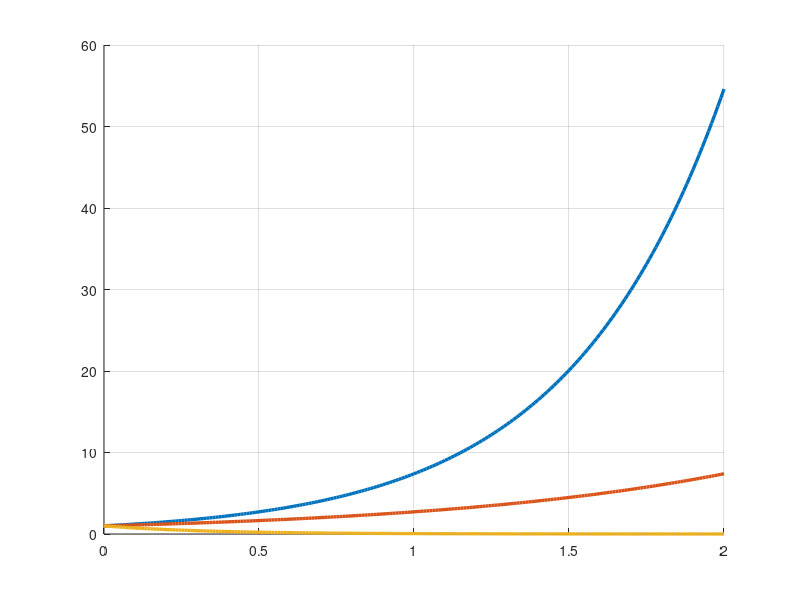

MATLAB code for this plot: (Note: this script raises an error after producing the figure.)
%% 13주차 — 상태궤환 극배치: 극점을 원하는 자리에 정확히
% **제어시스템설계** · 충남대학교 자율운항시스템공학과
%
%
% **참고자료 — 먼저 볼 것**
%
% 아래 다섯 과목은 **이 강의의 담당교수가 직접 한 강의**입니다.
% 기초부터 대학원 과정까지 이어지므로 부족한 곳부터 보면 됩니다.
% 이 강의에서 쓰는 기호와 유도는 모두 그 안에서 자세히 다룹니다.
%
% | # | 과목 | 수준 | 언어 | 영상 | 강의자료·코드 |
% |---|---|---|---|---|---|
% | 1 | **제어공학** — 기초. 전달함수, 피드백, 안정도, 근궤적, PID | 학부 | KO | [재생목록](https://youtube.com/playlist?list=PLFaUxNRM4BvJMpF9HZS-Mp8tDv9dTdglk) | [드라이브](https://drive.google.com/drive/folders/1TNIPDNtS_Iy8li-olka5WJslSXDYf0aT) |
% | 2 | **제어시스템설계** — 해석이 아니라 설계. 사양, 루프 성형, 이산 구현 | 학부 | KO | [재생목록](https://youtube.com/playlist?list=PLFaUxNRM4BvIGroZ5rgn7x08F7C79d9WZ) | [드라이브](https://drive.google.com/drive/folders/11m5Xxl_PHJvxgHghLSP-jhCpmRpbvoXh) |
% | 3 | **제어공학특론** — 좌표계, 6자유도 운동방정식, 회전행렬과 오일러각, 선형화 | 대학원 | EN | [재생목록](https://youtube.com/playlist?list=PLFaUxNRM4BvJmvF2ljx4KM5dj1P5jEcw0) | [드라이브](https://drive.google.com/drive/folders/1GUxbbONl916lNd0ggnFnXrNwNkd13-2-) |
% | 4 | **센서신호처리 및 융합** — 센서 모델, 잡음, 추정, 다중센서 융합 | 대학원 | EN | [재생목록](https://youtube.com/playlist?list=PLFaUxNRM4BvK-aP2Gdoyp5-AWvMn7Fo8E) | [드라이브](https://drive.google.com/drive/folders/1MEVJP7TzMcm8w6TZwUjhWJtL34WeNY3u) |
% | 5 | **캡스톤디자인** — 이동체 프로젝트를 처음부터 끝까지 | 학부 | KO | [재생목록](https://youtube.com/playlist?list=PLFaUxNRM4BvLu7L0pDoLzDXTv8mm6rCmj) | [드라이브](https://drive.google.com/drive/folders/1haIQejlJfrdhtOuof-MpffR9ydVscXZS) |
%
% **MATLAB 이나 Simulink 가 아직 익숙하지 않다면** 실습에 들어가기 전에 아래를 먼저 하십시오.
% 무료이고 각각 몇 시간이면 끝납니다.
%
% | 도구 | 학습 자료 |
% |---|---|
% | MATLAB | [MATLAB Onramp](https://matlabacademy.mathworks.com/kr/details/matlab-onramp/gettingstarted) · [Core MATLAB Skills](https://matlabacademy.mathworks.com/details/core-matlab-skills/lpmlcms) |
% | Simulink | [Simulink Onramp](https://matlabacademy.mathworks.com/kr/details/simulink-onramp/simulink) · 담당교수 Simulink 강의 [1편](https://youtu.be/a-afHg_fSaU) · [2편](https://youtu.be/070Yn0Hw5a0) |
%
%
% 6~7주차에서 우리는 **정해진 길** 위에서만 극점을 움직일 수 있었습니다.
% 근궤적이 사양 영역을 비껴가면 방법이 없었고, 그래서 7주차에서
% 극이나 영을 추가해 **길 자체를 바꿨습니다.**
%
% 오늘은 더 나갑니다. **길이라는 것 자체가 없어집니다.**
% 상태를 전부 되먹이면 극점 $n$ 개를 각각 원하는 자리에 정확히 놓을 수 있습니다.
%
% 그리고 학기의 하이라이트 — **거꾸로 선 진자를 실제로 세웁니다.**
if isempty(which('plant_msd'))   % 경로가 아직 등록 안 되었으면 알아서 잡는다
    p_ = pwd;
    if ~isempty(mfilename('fullpath')), p_ = fileparts(mfilename('fullpath')); end
    for k_ = 1:4
        if isfile(fullfile(p_,'setup_path.m')), run(fullfile(p_,'setup_path.m')); break; end
        p_ = fileparts(p_);
    end
    clear p_ k_
end
clc; close all;
s = tf('s');
%% 0-0. 오늘 돌려 볼 파일
% 강의노트를 읽다가 **직접 값을 바꿔 보고 싶을 때** 여는 파일들입니다.
% 모두 `W13_PolePlacement` 폴더 안에 있습니다.
%
% | 파일 | 실행 결과 | 학습 목표 | 강의노트 |
% |---|---|---|---|
% | `W13_01_pole_placement.m` | 계수비교법 손계산과 `place` 결과 대조, `place` 대 `acker`, 극 위치별 제어입력 표 | 극배치가 **왜 되는가**와 **대가** | 1~5절 |
% | `W13_02_reference_tracking.m` | $K_r$ 보정, 모델이 틀렸을 때, 적분 상태를 더한 서보 | 극배치만으로는 **어디에 멈출지 못 정한다** | 6~8절 |
% | `W13_03_pendulum_balance.m` | 거꾸로 선 진자를 세우고, 비선형으로 검증하고, 토크 한계를 걸어 본다 | **학기의 하이라이트** | 9~11절 |
% | `W13_04_run_simulink.m` | Simulink 로 같은 설계를 돌리고 포화를 켜 본다 | 실물에 가까운 검증 | 12절 |
% | `W13_PolePlacement.slx` | 상태궤환 $+$ `Saturation` 이 들어간 모델 | 행벡터 $K$ 를 블록으로 그리는 법 | 12절 |
% | `W13_build_model.m` | 위 `.slx` 를 코드로 다시 만든다 | 모델이 깨졌을 때 되살리는 법 | — |
%
% 오늘 처음 쓰는 도우미 함수도 하나 있습니다.
%
% | 함수 | 기능 |
% |---|---|
% | `fsfb_design(sys, p_des)` | 가제어성 확인 $\to$ $K$ $\to$ $K_r$ $\to$ **제어입력 크기**까지 한 번에 |
%
% 실행하는 법 — 파일을 열고 절 안에서 `Ctrl+Enter` 를 누르면 그 절만 돕니다.
% 전체는 `F5` 입니다. 처음 한 번은 `setup_path` 를 먼저 실행하십시오.
%
% 이 강의노트의 **그림은 전부** `make_figures.m` 이 만들어 `common/figures/` 에
% 넣어 둔 것입니다. 그림마다 어느 함수가 만들었는지 아래에 적어 두었습니다.
%% 0. 오늘 한 장 요약
% 오늘 배우는 것을 한 문장으로 적으면 이렇습니다.
%
% **상태를 전부 되먹이면 $A$ 가 $A - BK$ 로 바뀌고, 가제어이기만 하면
% 그 고유값을 원하는 자리에 정확히 놓을 수 있다.**
%
% 오늘의 계단
%
% - **1~3절** 상태궤환이란 무엇인가. $K$ 를 어떻게 구하는가
% - **4~5절** 근궤적과 무엇이 다른가. 그리고 대가는 무엇인가
% - **6~8절** 극배치만으로는 부족하다 — $K_r$ 과 적분 상태
% - **9~11절** 거꾸로 선 진자를 세운다. **학기의 하이라이트**
% - **12절** 포화가 있으면 어떻게 되는가
%
% 오늘 딱 하나만 기억한다면 이것입니다.
%
% - **극을 왼쪽으로 보내는 것은 공짜가 아니다.** 제어입력이 폭증한다
%% 0-1. 가장 작은 예부터 — 극점 하나 옮기기
% 이해를 돕기 위해 상태가 **하나뿐인** 시스템부터 봅니다.
%
% $$\dot{x} = 2x + u$$
%
% $a = +2$ 라 그대로 두면 발산합니다. 여기에 $u = -kx$ 를 넣으면
%
% $$\dot{x} = 2x - kx = (2-k)\,x$$
%
% $k = 5$ 로 두면 $\dot{x} = -3x$ 가 되어 **안정해집니다.**
%
% 이것이 오늘의 전부입니다. 상태가 여러 개면 $k$ 가 행벡터 $K$ 가 되고
% $2-k$ 가 $A - BK$ 가 될 뿐입니다.
t0 = (0:0.01:2)';
hold on; grid on;
for k = [0 1 5]
    plot(t0, exp((2-k)*t0), 'LineWidth', 2.4, ...
         'DisplayName', sprintf('k = %d  ->  기울기 %+d', k, 2-k));
end
yline(1, 'k:', 'HandleVisibility','off');
xlabel('시간 [s]'); ylabel('x(t)'); ylim([0 6]);
legend('Location','northwest');
title('되먹임 이득 하나로 고유값의 부호를 뒤집는다');
%% 1. 상태궤환 — 출력이 아니라 상태를 되먹인다
% 지금까지 열두 주 동안 되먹인 것은 **출력 $y$ 하나**였습니다.
%
% $$u = C(s)\,(r - y)$$
%
% 상태궤환은 **상태 전부**를 되먹입니다.
%
% $$u = -Kx + K_r r, \qquad K = [k_1\;\;k_2\;\;\cdots\;\;k_n]$$
%
% 이것을 상태방정식에 넣으면
%
% $$\dot{x} = Ax + B(-Kx + K_r r) = (A - BK)\,x + BK_r\,r$$
%
% 즉 **$A$ 가 $A - BK$ 로 바뀝니다.**
% 우리가 $K$ 를 고르면 그 고유값을 정할 수 있다는 뜻입니다.
%
% ![상태궤환 : u = -Kx + Kr r](loop_statefb.png)
%
% **그림 파일** `loop_statefb.png` — `common/dg_loop.m` 의 `dg_loop`
%   · 다시 만들려면 `make_figures('loop_statefb')`
%
% **만드는 곳** — `common/dg_loop.m` 을 `dg_loop('statefeedback', ...)` 로 부릅니다
% **직접 확인해 보려면** — `W13_04_run_simulink.m` 이 `W13_PolePlacement.slx` 에서
% 이 그림 그대로의 블록 배치를 돌립니다
%
% 그림 해석
%
% | 관찰 위치 | 관찰 내용 | 해석 |
% |---|---|---|
% | 되먹임 선이 **플랜트 안쪽**에서 나오는 것 | $y$ 가 아니라 $x$ 를 가져온다 | **오늘의 핵심 차이** |
% | 되먹임 상자 $K$ | 스칼라가 아니라 **행벡터** | 상태마다 계수가 따로 있다 |
% | 그 선이 여러 가닥인 것 | 상태 개수만큼 | 그래서 자유도가 $n$ 개다 |
% | 앞단의 $K_r$ | 지령을 곱해 주는 상수 | 6절에서 다룬다. **없으면 엉뚱한 데 멈춘다** |
% | 합산점의 부호 | $-Kx$ 를 더한다 | 빼는 것과 같다 |
% | 출력 $y$ 로 가는 선 | $C$ 를 거친다 | 오늘은 **$x$ 를 전부 안다고 가정**한다 |
%
% 마지막 줄이 오늘 내내 깔려 있는 가정입니다.
% **이 가정을 깨는 것이 14주차입니다.**
%% 2. $K$ 를 손으로 구하기 — 계수비교법
% 절차는 세 줄입니다.
%
% - **1단계** 원하는 극점으로 원하는 특성다항식을 만든다
%
% $$(s+8)(s+10)(s+12) = s^3 + 30 s^2 + 296 s + 960$$
%
% - **2단계** $A - BK$ 의 특성다항식을 $K$ 의 원소로 적는다
% - **3단계** 두 다항식의 **계수를 하나씩 맞춘다**
%
% 미지수 개수($K$ 의 원소 $n$ 개)와 방정식 개수(계수 $n$ 개)가 같으므로
% **답이 정확히 하나** 나옵니다. 이것이 극배치가 되는 이유입니다.
%
% 그리고 12주차의 조건이 여기서 나옵니다 — **가제어여야 합니다.**
% 가제어가 아니면 위 연립방정식이 풀리지 않습니다.
[Gp, p] = plant_dcmotor('position');
sys = ss(p.A, p.B, p.C, p.D);
p_des = [-8 -10 -12];
K = place(p.A, p.B, p_des);
fprintf('개루프 고유값 : %s\n', mat2str(round(eig(p.A).', 4)));
fprintf('원하는 특성다항식 계수 : %s\n', mat2str(round(poly(p_des), 4)));
fprintf('place 로 구한 K = %s\n', mat2str(round(K, 4)));
fprintf('검증 eig(A-BK) = %s\n', mat2str(round(sort(eig(p.A-p.B*K)).', 4)));
%% 2-1. 계수비교를 **직접** 해 본다 — 가장 작은 예
% 위에서는 절차만 말하고 `place` 에 맡겼습니다.
% 그러면 무슨 일이 일어나는지 안 보이므로, 상태가 둘뿐인 예로 손으로 풉니다.
%
% $$A = \left[\begin{array}{cc} 0 & 1 \\ -2 & -3 \end{array}\right], \qquad
%   B = \left[\begin{array}{c} 0 \\ 1 \end{array}\right], \qquad
%   K = \left[\begin{array}{cc} k_1 & k_2 \end{array}\right]$$
%
% **1단계** — 원하는 극점을 $-4$, $-5$ 로 두면
%
% $$(s+4)(s+5) = s^2 + 9s + 20$$
%
% **2단계** — $A - BK$ 를 만들고 특성다항식을 $k_1, k_2$ 로 적습니다.
%
% $$A - BK = \left[\begin{array}{cc} 0 & 1 \\
%   -2-k_1 & -3-k_2 \end{array}\right]$$
%
% $2\times2$ 행렬의 특성다항식은 $s^2 - (\text{대각합})s + (\text{행렬식})$ 이므로
%
% $$s^2 + (3+k_2)\,s + (2+k_1)$$
%
% **3단계** — 두 다항식의 계수를 하나씩 맞춥니다.
%
% | 차수 | 원하는 계수 | $K$ 로 적은 계수 | 풀면 |
% |---|---|---|---|
% | $s^1$ | $9$ | $3 + k_2$ | $k_2 = 6$ |
% | $s^0$ | $20$ | $2 + k_1$ | $k_1 = 18$ |
%
% 따라서 $K = \left[\begin{array}{cc} 18 & 6 \end{array}\right]$ 입니다.
% **미지수 두 개, 방정식 두 개.** 그래서 답이 딱 하나 나옵니다.
%
% 지금 한 일을 한 장으로 묶으면 이렇습니다.
%
% ![계수비교법 — 원하는 극점에서 K 까지](w13_coeff_match.png)
%
% **그림 파일** `w13_coeff_match.png` — `make_figures.m` 의 `fig_w13_coeff_match`
%   · 다시 만들려면 `make_figures('w13_coeff_match')`
%
% **만드는 곳** — `make_figures.m` 의 `fig_w13_coeff_match`
% **직접 확인해 보려면** — `W13_01_pole_placement.m` 의 **2절**이
% 같은 예제를 손계산과 `place` 로 나란히 풉니다
%
% 그림 해석
%
% | 관찰 위치 | 관찰 내용 | 해석 |
% |---|---|---|
% | ① 파란 칸 | 원하는 극점 $-4$, $-5$ | **우리가 정하는 것.** 사양에서 온다 |
% | ② 파란 칸 | 그 극점을 근으로 갖는 다항식 | 극점을 계수로 바꾼 것 |
% | ③ 회색 칸 | $A - BK$ 의 특성다항식 | **시스템이 주는 것.** $K$ 가 미지수로 들어 있다 |
% | ④ 빨간 글씨 | 같은 차수끼리 등식을 세운 것 | 미지수 2 개, 방정식 2 개 |
% | ⑤ 초록 칸 | 연립방정식의 해 | 얻는 상태궤환 이득 |
% | ② 와 ③ 의 차수가 같은 것 | 둘 다 $n$ 차 | 그래서 방정식 개수가 미지수 개수와 같다 |
%
% ③ 에 $k_1$ 이나 $k_2$ 가 **아예 나타나지 않는 경우**가 있습니다.
% 그러면 ④ 를 풀 수 없습니다. 그것이 **가제어가 아닌 경우**입니다.
% 12주차의 판정이 여기서 쓰입니다.
A2 = [0 1; -2 -3];  B2 = [0; 1];
K2_hand  = [18 6];
K2_place = place(A2, B2, [-4 -5]);
fprintf('\n=== 계수비교법 손계산 확인 ===\n');
fprintf('  손으로 푼 K   : %s\n', mat2str(K2_hand));
fprintf('  place 가 준 K : %s\n', mat2str(round(K2_place, 4)));
fprintf('  A-BK 특성다항식 : %s   (원하는 것 : %s)\n', ...
        mat2str(round(poly(A2 - B2*K2_hand), 4)), mat2str(poly([-4 -5])));
fprintf('  eig(A-BK) = %s\n', mat2str(round(sort(eig(A2 - B2*K2_hand)).', 4)));
%% 2-2. 3차에서는 기호 계산으로 맡긴다
% 상태가 셋이 되면 손으로 전개하기가 번거롭습니다.
% 그래도 **원리는 똑같다**는 것을 확인하기 위해 기호로 풀어 봅니다.
%
% Symbolic Math Toolbox 의 `charpoly` 가 특성다항식을 $k_1,k_2,k_3$ 이
% 들어간 채로 만들어 주고, `solve` 가 계수를 맞춰 줍니다.
%
% 새로 나오는 명령 두 개
%
% - `charpoly(M, s)` — 행렬 `M` 의 특성다항식을 변수 `s` 로 돌려준다
% - `coeffs(expr, s, 'All')` — 다항식의 계수를 **높은 차수부터 전부** 뽑는다
%
% 우리 DC 모터의 $A - BK$ 특성다항식은 이렇게 나옵니다.
%
% $$s^3 + (2k_3 + 12)\,s^2 + \left(2k_2 + 20k_3 + \frac{1001}{50}\right)s + 2k_1$$
%
% 원하는 다항식 $s^3 + 30s^2 + 296s + 960$ 과 계수를 맞추면
% 미지수 세 개에 방정식 세 개이므로 답이 하나로 정해집니다.
%  [주의] 이 절만 Symbolic Math Toolbox 가 필요합니다.
%         없는 PC 에서도 강의노트가 끝까지 돌도록 확인하고 건너뜁니다.
hasSym = license('test','Symbolic_Toolbox') && ~isempty(which('syms'));

if hasSym
    syms k1 k2 k3 sv real
    Ksym = [k1 k2 k3];
    cpoly = expand(charpoly(sym(p.A) - sym(p.B)*Ksym, sv));
    wpoly = expand(poly2sym(poly(p_des), sv));
    sol   = solve(coeffs(cpoly - wpoly, sv, 'All') == 0, [k1 k2 k3]);
    K_hand3 = double([sol.k1 sol.k2 sol.k3]);

    fprintf('\n=== 3차도 같은 방법으로 ===\n');
    fprintf('  계수비교로 푼 K : %s\n', mat2str(round(K_hand3, 4)));
    fprintf('  place 가 준 K   : %s\n', mat2str(round(K, 4)));
    fprintf('  두 결과의 차이   : %.2e\n', max(abs(K_hand3 - K)));
else
    fprintf('\n=== 3차도 같은 방법으로 ===\n');
    fprintf('  Symbolic Math Toolbox 가 없어 기호 계산은 건너뜁니다.\n');
    fprintf('  계수만 대조해도 같은 확인이 됩니다.\n');
    fprintf('  원하는 특성다항식 : %s\n', mat2str(round(poly(p_des), 4)));
    fprintf('  A-BK 의 특성다항식 : %s\n', mat2str(round(poly(p.A - p.B*K), 4)));
end
fprintf('  --> `place` 는 이 연립방정식을 수치적으로 푸는 명령일 뿐입니다.\n');
%% 3. `place` 와 `acker` — 오늘의 새 명령 둘
% 둘 다 같은 일을 합니다. 그런데 쓰는 자리가 다릅니다.
%
% | 항목 | place(A,B,p) | acker(A,B,p) |
% |---|---|---|
% | 원리 | 수치적으로 안정한 알고리즘 | Ackermann 공식을 그대로 |
% | 입력 개수 | **여러 개 가능** | 하나만 |
% | 중근 | **불가.** 오류가 난다 | 가능 |
% | 차수 | 높아도 믿을 만하다 | $10$ 차 이상은 위험 |
% | 언제 쓰나 | **기본** | 중근이 꼭 필요할 때 |
%
% 주의 세 가지
%
% - 둘 다 **개루프** $A, B$ 를 받습니다. 폐루프를 넣으면 안 됩니다
% - 돌려주는 것은 $K$ 이고, 실제 제어입력은 $u = -Kx$ 입니다. **부호에 주의**
% - `place` 가 오류를 내면 두 가지 중 하나입니다 —
%   **중근을 줬거나, 가제어가 아니거나**
%
% 예제 — 중근을 주면 어떻게 되는지 확인해 봅니다.
try
    K2 = place(p.A, p.B, [-10 -10 -10]);
catch ME
    fprintf('place([-10 -10 -10]) : 오류!\n  %s\n\n', ME.message);
end
K2 = acker(p.A, p.B, [-10 -10 -10]);
fprintf('acker([-10 -10 -10]) : K = %s\n', mat2str(round(K2, 3)));
fprintf('  검증 eig = %s\n', mat2str(round(sort(eig(p.A-p.B*K2)).', 3)));
%% 4. 근궤적과 무엇이 다른가 — 오늘의 핵심
% 6~7주차에서는 이득 $K$ **하나**를 바꿨습니다. 자유도가 하나뿐이라
% 극점이 **정해진 길** 위를 움직였습니다.
%
% 상태궤환은 $K$ 가 **벡터**입니다. 자유도가 상태 개수만큼 있습니다.
% 그래서 극점 $n$ 개를 각각 원하는 자리에 놓을 수 있습니다.
%
% ![원점의 적분기까지 원하는 자리로 끌어온다](w13_place_map.png)
%
% **그림 파일** `w13_place_map.png` — `make_figures.m` 의 `fig_place_map`
%   · 다시 만들려면 `make_figures('w13_place_map')`
%
% **만드는 곳** — `make_figures.m` 의 `fig_place_map`
% **직접 바꿔 보려면** — `W13_01_pole_placement.m` 의 **4절**이 근궤적을
% 배경으로 깔고 극배치 결과를 겹쳐 그립니다
%
% 그림 해석
%
% | 관찰 위치 | 관찰 내용 | 해석 |
% |---|---|---|
% | 왼쪽 파란 $\times$ 세 개 | 개루프 극점 $0$, $-2.00$, $-10.00$ | 원점의 것이 **적분기**다 (5주차 타입 1) |
% | 왼쪽 빨간 $\circ$ 세 개 | 극배치 후 $-8$, $-10$, $-12$ | 우리가 정한 자리 |
% | 원점의 $\times$ 가 $-8$ 로 옮겨진 것 | **적분기까지 옮겼다** | 비례제어로는 절대 못 하는 일 |
% | 세 $\circ$ 가 실축 위에 나란한 것 | 우리가 실수 극점으로 골랐다 | 복소수로 골라도 된다 |
% | 오른쪽 곡선 | 그때의 계단응답 | |
% | 오른쪽 제목 | 오버슈트 $0.0\%$, 정착시간 $0.78$ s | 실수 극점만 골랐으니 오버슈트가 없다 |
% | 오른쪽 곡선이 $1$ 에 도달하는 것 | $K_r$ 을 곱했기 때문 | 안 곱하면 6절처럼 엉뚱한 데 멈춘다 |
%
% **원점 극점을 옮겼다**는 것이 이 그림의 핵심입니다.
% 비례제어에서는 원점 극점이 그 자리에서 출발해 오른쪽으로 휘어 갈 뿐이었습니다.
%% 5. 대가 — 극을 왼쪽으로 보낼수록
% 수학적으로는 **어디든** 놓을 수 있습니다. 가제어이기만 하면요.
% 그런데 물리적으로는 대가가 있습니다.
%
% ![빨라진 만큼 전압을 더 쓴다](w13_effort.png)
%
% **그림 파일** `w13_effort.png` — `make_figures.m` 의 `fig_effort`
%   · 다시 만들려면 `make_figures('w13_effort')`
%
% **만드는 곳** — `make_figures.m` 의 `fig_effort`
% **직접 바꿔 보려면** — `W13_01_pole_placement.m` 의 **5절**에서
% `a_list` 를 바꿔 실행
%
% 그림 해석 — **왼쪽 두 곡선의 세로축 눈금을 반드시 함께 보십시오**
%
% | 관찰 위치 | 관찰 내용 | 해석 |
% |---|---|---|
% | 왼쪽 파란 곡선 | 정착시간. $1.4$ s 에서 $0.3$ s 로 | 왼쪽으로 보낼수록 빨라진다 |
% | 왼쪽 파란 곡선의 세로축 | 선형 눈금, $0.2 \sim 1.6$ | 약 $5$ 배 범위 |
% | 왼쪽 빨간 곡선 | 최대 제어입력 | 함께 커진다 |
% | 왼쪽 빨간 곡선의 세로축 | **로그 눈금**, $10^1 \sim 10^4$ | 약 $100$ 배 범위 |
% | 두 세로축의 범위 차이 | $5$ 배 대 $100$ 배 | **빨라지는 것보다 전압이 훨씬 빨리 큰다** |
% | 오른쪽 파란 곡선 | 극점 $-6$ 부근, 정착 $1.00$ s, 최대 $240$ V | |
% | 오른쪽 노란 곡선 | 극점 $-20$ 부근, 정착 $0.34$ s, 최대 $5280$ V | $3$ 배 빨라지려고 $22$ 배 전압 |
% | 오른쪽 제목의 $24$ V | 흔한 드라이버 한계 | **셋 다 사용할 수 없다** |
%
% 이 그림이 오늘의 실무적 결론입니다.
% **"가장 빠른 설계" 가 아니라 "구동기가 낼 수 있는 것 중 가장 좋은 설계"**
% 를 골라야 합니다. 6주차의 포화, 7주차의 Lead 대가와 똑같은 이야기입니다.
%% 6. 극배치만으로는 부족하다 — 어디에 멈출 것인가
% 극배치는 $A$ 를 $A - BK$ 로 바꿔 **고유값만** 옮깁니다.
% 직류이득은 아무도 신경 쓰지 않았습니다.
%
% 그래서 지령 $r$ 을 그대로 넣으면 엉뚱한 값에 수렴합니다.
%
% ![극배치는 극점만 옮긴다. 직류이득은 따로 맞춰야 한다](w13_kr.png)
%
% **그림 파일** `w13_kr.png` — `make_figures.m` 의 `fig_kr`
%   · 다시 만들려면 `make_figures('w13_kr')`
%
% **만드는 곳** — `make_figures.m` 의 `fig_kr`
% **직접 확인해 보려면** — `W13_02_reference_tracking.m` 의 **1~2절**
%
% 그림 해석
%
% | 관찰 위치 | 관찰 내용 | 해석 |
% |---|---|---|
% | 파란 곡선 ($K_r = 1$) | $0.002$ 근처에서 평평 | 목표 $1$ 의 **$0.2\%$** 에 멈춘다 |
% | 빨간 곡선 ($K_r = 480$) | $1$ 에 정확히 도달 | 보정하면 맞는다 |
% | 두 곡선의 **모양** | 완전히 같다 | 고유값이 같으니 당연하다 |
% | 두 곡선이 같은 시각에 평평해지는 것 | 정착시간도 같다 | $K_r$ 은 **세로 배율일 뿐**이다 |
% | $K_r = 480$ 이라는 큰 값 | $1/0.002$ | 직류이득이 작아서 크게 곱해야 한다 |
%
% **모양은 같고 크기만 다르다** — 이것을 놓치지 마십시오.
% $K_r$ 은 과도응답을 전혀 안 바꿉니다.
%% 7. $K_r$ 은 어떻게 구하는가
% 정상상태에서는 $\dot{x} = 0$ 이므로
%
% $$0 = (A - BK)\,x_{ss} + BK_r\,r
%   \qquad\Rightarrow\qquad
%   x_{ss} = -(A-BK)^{-1}BK_r\,r$$
%
% $$y_{ss} = C\,x_{ss} = -C(A-BK)^{-1}B\,K_r\,r$$
%
% 이것이 $r$ 과 같아지려면
%
% $$K_r = \frac{1}{-C(A-BK)^{-1}B}
%       = \frac{1}{\mathrm{dcgain}(A-BK,\,B,\,C,\,D)}$$
%
% MATLAB 에서는 한 줄입니다.
Kr = 1/dcgain(ss(p.A - p.B*K, p.B, p.C, p.D));
fprintf('Kr = %.2f\n', Kr);
fprintf('보정 후 직류이득 = %.6f\n', ...
        dcgain(ss(p.A - p.B*K, p.B*Kr, p.C, p.D)));
%% 8. $K_r$ 의 약점과 적분 상태
% $K_r$ 은 **모델을 믿고 미리 계산한 값**입니다.
% 1주차와 5주차에서 본 그 문제가 그대로 돌아옵니다.
%
% 그런데 **한 가지 예외가 있습니다.**
%
% - 플랜트 안에 **적분기가 이미 있으면** ($A$ 의 첫 열이 $0$)
%   $K_r$ 만으로도 계단 오차가 저절로 $0$ 이 됩니다
% - 없으면 $K_r$ 은 모델 오차만큼 그대로 어긋납니다
%
% 오늘 쓰는 DC 모터 **위치** 모델은 앞쪽입니다 (각도는 각속도의 적분).
% **속도** 모델은 뒤쪽입니다. `W13_02_reference_tracking.m` 의 3절에서
% 두 경우를 나란히 확인합니다.
%
% 확실히 없애려면 **적분 상태를 하나 더** 넣습니다.
%
% $$\dot{x}_i = r - y$$
%
% $$\left[\begin{array}{c}\dot{x}\\ \dot{x}_i\end{array}\right] =
%   \left[\begin{array}{cc}A & 0\\ -C & 0\end{array}\right]
%   \left[\begin{array}{c}x\\ x_i\end{array}\right] +
%   \left[\begin{array}{c}B\\ 0\end{array}\right] u +
%   \left[\begin{array}{c}0\\ 1\end{array}\right] r$$
%
% 이 확대 시스템에 극배치를 하면 상태가 $n+1$ 개인 제어기가 나옵니다.
% **서보 문제**라고 부르며, 모델이 틀려도 정상상태 오차가 $0$ 입니다.
%
% 두 방식의 차이는 **모델이 틀렸을 때** 드러납니다.
%
% ![K_r 만 쓸 때와 적분 상태를 더했을 때](w13_servo.png)
%
% **그림 파일** `w13_servo.png` — `make_figures.m` 의 `fig_w13_servo`
%   · 다시 만들려면 `make_figures('w13_servo')`
%
% **만드는 곳** — `make_figures.m` 의 `fig_w13_servo`
% **직접 바꿔 보려면** — `W13_02_reference_tracking.m` 의 **3-1절**과 **4절**
% 에서 모델 오차의 크기를 바꿔 보십시오
%
% 그림 해석
%
% | 관찰 위치 | 관찰 내용 | 해석 |
% |---|---|---|
% | 왼쪽 파란 곡선 | 모델이 정확할 때 $K_r$ | 목표값에 정확히 도달 |
% | 왼쪽 빨간 곡선 | 플랜트가 $30\,\%$ 약할 때 $K_r$ | **$10\,\%$ 만큼 모자란 채로 멈춘다** |
% | 왼쪽 초록 곡선 | 같은 오차에 적분 상태 추가 | 조금 늦지만 결국 목표값에 도달 |
% | 초록이 파랑보다 느린 것 | 상태가 하나 늘어 극점이 하나 더 있다 | 정확도의 대가는 속도 |
% | 오른쪽 빨간 직선 | 모델 오차 대 정상상태 오차 | $K_r$ 은 **오차를 그대로 물려받는다** |
% | 오른쪽 초록 수평선 | 같은 스윕, 적분 상태 사용 | 모델이 얼마나 틀리든 오차가 $0$ |
%
% 오른쪽 그림이 이 절의 결론입니다.
% $K_r$ 은 **모델을 믿는** 앞먹임이고, 적분 상태는 **출력을 보는** 되먹임입니다.
% 1주차에서 개루프와 폐루프를 비교하며 한 이야기가 그대로 돌아왔습니다.
%
% 상태궤환에 적분 상태를 더한 것이 **사실상 PID** 입니다.
%
% - 각도에 비례해서 미는 것 — $P$
% - 각속도에 비례해서 빼는 것 — $D$ (각속도는 각도의 미분)
% - 적분 상태 — $I$
%
% **다만 미분을 안 합니다.** 이미 있는 상태를 쓸 뿐입니다.
% 7주차에서 고생한 미분 잡음 증폭이 여기서는 안 생깁니다.
%% 9. 학기의 하이라이트 — 거꾸로 선 진자
% 3주차에서 이 진자를 처음 만났습니다.
% 거꾸로 세우면 고유값 하나가 $+5.72$ 가 되어 **손을 떼면 넘어간다**는
% 것을 봤습니다.
%
% 12주차에서 가제어임을 확인했습니다. 그러니 세울 수 있습니다.
% 오늘 실제로 세웁니다.
%
% ![우반면 극점을 좌반면으로 끌어온다](w13_pendulum.png)
%
% **그림 파일** `w13_pendulum.png` — `make_figures.m` 의 `fig_w13_pendulum`
%   · 다시 만들려면 `make_figures('w13_pendulum')`
%
% **만드는 곳** — `make_figures.m` 의 `fig_w13_pendulum`
% **직접 해 보려면** — `W13_03_pendulum_balance.m` 의 **2절**
%
% 그림 해석
%
% | 관찰 위치 | 관찰 내용 | 해석 |
% |---|---|---|
% | 왼쪽 빨간 $\times$ 오른쪽 것 | $+5.72$ | **이것 때문에 넘어진다.** 시정수 $0.175$ s |
% | 왼쪽 빨간 $\times$ 왼쪽 것 | $-5.72$ | 이쪽은 문제없다 |
% | 왼쪽 파란 $\circ$ 두 개 | $-4.0 \pm 5.5j$ | 우리가 정한 자리 (오버슈트 $10\%$, 정착 $1$ s) |
% | 두 $\circ$ 가 좌반면에 있는 것 | 실수부가 $-4$ | **세워졌다** |
% | 두 $\circ$ 가 복소수인 것 | 허수부 $\pm 5.5$ | 조금 진동하며 돌아온다 |
% | 오른쪽 빨간 곡선 | $10$ 도에서 놓았을 때, 화면 밖으로 발산한다 | 제어 없으면 $2$ 초 만에 넘어간다 |
% | 오른쪽 파란 곡선 | $0.4$ s 에 $0$ 을 지나 $-1$ 도까지 갔다 돌아온다 | 상태궤환이 세운다 |
% | 파란 곡선이 $0$ 아래로 내려가는 것 | 약간 지나쳤다 | 오버슈트 $10\%$ 사양의 결과 |
% | 파란 곡선이 $1$ s 안에 안정되는 것 | 정착시간 사양대로 | 4주차의 공식이 여기서도 그대로 쓰인다 |
%
% $+5.72$ 라는 숫자를 다시 보십시오. 시정수가 $0.175$ 초입니다.
% **$175$ ms 마다 기울기가 $e$ 배씩 커집니다.** 사람 반응속도로는 못 잡습니다.
%% 10. 선형 설계가 진짜 진자에서도 통하는가
% 우리가 설계한 $K$ 는 **선형 모델**을 보고 만든 것입니다.
% 진짜 진자는 비선형입니다 ($\sin$ 이 들어 있습니다).
%
% 3주차의 마지막 교훈이 여기서 적용됩니다 —
% **설계한 제어기를 다시 비선형 모델에 붙여서 검증한다.**
%
% `W13_03_pendulum_balance.m` 의 4절이 그 검증입니다.
%
% - $10$ 도에서 놓으면 — 비선형과 선형이 거의 겹친다
% - $40$ 도에서 놓으면 — 둘 다 세워지지만 **가는 길이 다르다**
%
% **좌표에 주의하십시오.** 이 실습에서 가장 틀리기 쉬운 부분입니다.
%
% - `plant_pendulum` 의 비선형 함수 `p.f` 는 **매달린 자세 기준 절대 각도**를 받습니다
% - 선형 모델 $(A, B)$ 는 **직립 기준 편차**입니다
%
% 그래서 비선형 시뮬레이션에 제어기를 붙일 때는 이렇게 씁니다.
%
% - 편차 $\delta x = [\theta - \pi;\;\dot{\theta}]$
% - 제어입력 $u = u_0 - K\,\delta x$, 여기서 $u_0 = mgl\sin\pi = 0$
%
% 이것을 빼먹으면 "직립에서 $10$ 도" 를 "매달린 데서 $10$ 도" 로 잘못 넣게 되어
% **아무 제어기나 다 성공하는 것처럼** 보입니다.
% 불안정 플랜트인데 뭘 해도 잘되면 좌표를 의심하십시오.
%
% 초기각을 키워 가며 선형 예측과 실제를 겹쳐 보면 이렇습니다.
%
% ![선형 예측과 비선형 실제가 어디서부터 벌어지는가](w13_nonlin_check.png)
%
% **그림 파일** `w13_nonlin_check.png` — `make_figures.m` 의 `fig_w13_nonlin_check`
%   · 다시 만들려면 `make_figures('w13_nonlin_check')`
%
% **만드는 곳** — `make_figures.m` 의 `fig_w13_nonlin_check`
% **직접 바꿔 보려면** — `W13_03_pendulum_balance.m` 의 **4절**에서
% 초기각을 바꿔 가며 같은 비교를 합니다
%
% 그림 해석
%
% | 관찰 위치 | 관찰 내용 | 해석 |
% |---|---|---|
% | 왼쪽 실선 | 비선형 모델을 `ode45` 로 적분한 결과 | 진짜 진자의 거동 |
% | 왼쪽 점선 | 선형 모델 $e^{(A-BK)t}\,\delta x(0)$ | 설계할 때 예측한 거동 |
% | $10^\circ$ 에서 둘이 겹치는 것 | $\sin\theta \approx \theta$ 가 잘 맞는다 | 선형화가 유효한 영역 |
% | $130^\circ$ 에서 벌어지는 것 | $\sin\theta$ 와 $\theta$ 가 크게 다르다 | **선형 예측이 틀린다** |
% | 그런데도 셋 다 $0$ 으로 가는 것 | 되먹임이 오차를 계속 줄인다 | 예측은 틀려도 안정화는 된다 |
% | 오른쪽 파란 곡선 | 초기각 대 최대 예측 오차 | 각에 대해 **가속적으로** 커진다 |
% | 오른쪽 빨간 곡선 | 초기각 대 최대 토크 | 거의 비례해서 커진다 |
%
% 여기서 나오는 결론이 중요합니다.
% **선형 설계가 실패하는 이유는 각도가 커서가 아니라 토크가 모자라서**입니다.
% 위 그림은 토크를 무한히 낼 수 있다고 가정한 것입니다.
% 진짜 한계는 다음 절에서 봅니다.
%% 11. 진짜 한계는 토크다
% 10절에서 $40$ 도까지도 세워졌습니다.
% 그런데 그건 **토크를 무한히 낼 수 있다고 가정**했기 때문입니다.
%
% 실제 모터는 정해진 토크까지만 냅니다.
%
% ![토크가 모자라면 넘어간다](w13_saturation.png)
%
% **그림 파일** `w13_saturation.png` — `make_figures.m` 의 `fig_w13_saturation`
%   · 다시 만들려면 `make_figures('w13_saturation')`
%
% **만드는 곳** — `make_figures.m` 의 `fig_w13_saturation`
% **직접 바꿔 보려면** — `W13_03_pendulum_balance.m` 의 **5절**에서
% `tau_lim` 목록을 바꿔 실행
%
% 그림 해석
%
% | 관찰 위치 | 관찰 내용 | 해석 |
% |---|---|---|
% | 왼쪽 초록 칸 | 세운 경우 | |
% | 왼쪽 분홍 칸 | 넘어진 경우 | |
% | 왼쪽 맨 위 줄 (한계 없음) | $70$ 도까지 전부 초록 | 토크가 무한하면 아주 크게 기울어도 세운다 |
% | 왼쪽 가운데 줄 ($1.0$ Nm) | $40$ 도까지만 초록 | **한계가 유효범위를 잘라 냈다** |
% | 왼쪽 맨 아래 줄 ($0.6$ Nm) | $20$ 도까지만 초록 | 더 잘렸다 |
% | 세 줄의 경계가 계단처럼 밀리는 것 | 토크가 절반이면 범위도 절반 | **토크가 곧 유효범위다** |
% | 오른쪽 검은 곡선 (한계 없음) | $0.6$ s 에 $0$ 으로 돌아온다 | 설계대로다 |
% | 오른쪽 파란 곡선 ($1.0$ Nm) | 조금 늦지만 돌아온다 | 아슬아슬하게 성공 |
% | 오른쪽 빨간 곡선 ($0.6$ Nm) | 위로 급증했다가 감소하기를 반복 | **넘어져서 빙빙 돈다** |
% | 빨간 곡선이 주기적으로 보이는 것 | 진자가 계속 회전한다 | 세우기를 포기한 상태 |
%
% 여기서 배울 것 — **유효범위를 정하는 것은 선형화가 아니라 토크입니다.**
% 3주차에서는 "선형화가 몇 도까지 맞는가" 를 물었지만,
% 실제 한계는 그보다 훨씬 앞에서 **구동기가 정합니다.**
%
% 10강 slide 106~108 의 control saturation 이 정확히 이 이야기입니다.
%% 12. Simulink 로 확인 — 포화가 있는 루프
% 모델 `W13_PolePlacement.slx` 를 열어 보십시오.
% 지금까지의 모델과 딱 두 가지가 다릅니다.
%
% - 되먹임 경로의 `Gain` 블록에 **스칼라가 아니라 행벡터 $K$** 가 들어 있다
%   (Multiplication 을 `Matrix(K*u)` 로 두어야 합니다)
% - 플랜트의 $C$ 가 **단위행렬**이다 (상태를 전부 뽑는다)
%
% ![구동기 포화가 있는 폐루프](loop_saturation.png)
%
% **그림 파일** `loop_saturation.png` — `common/dg_loop.m` 의 `dg_loop`
%   · 다시 만들려면 `make_figures('loop_saturation')`
%
% **만드는 곳** — `common/dg_loop.m` 을 `dg_loop('saturation', ...)` 로 부릅니다
%
% 그림 해석
%
% | 관찰 위치 | 관찰 내용 | 해석 |
% |---|---|---|
% | 제어기와 플랜트 사이의 분홍 상자 | 구동기 포화 | 오늘 설계는 이것을 **전혀 모른다** |
% | $u$ 라는 이름이 상자 **앞**에 있는 것 | 제어기가 요구한 값 | 실제 들어가는 값은 잘린 뒤의 값이다 |
% | 되먹임 선 | $y$ 만 돌아온다 | 잘렸다는 사실을 제어기가 모른다 |
%
% `W13_04_run_simulink.m` 을 실행하면 다음을 확인합니다.
%
% | 구동기 한계 | 정착시간 | 오버슈트 |
% |---|---|---|
% | 없음 | $0.548$ s | $0.0\%$ |
% | $200$ V | $0.620$ s | $0.0\%$ |
% | $60$ V | $0.778$ s | $0.0\%$ |
% | $24$ V | $0.989$ s | $1.5\%$ |
%
% 제어입력 그림에서 **평평하게 잘린 구간**이 포화된 시간입니다.
% 그 시간 동안 제어기는 "더 주라" 고 하는데 구동기가 못 냅니다.
%
% 11주차의 와인드업은 여기에 **적분기까지 있을 때** 생기는 한 걸음 더 나간 문제입니다.
%% 12-1. `place` 와 `acker` 를 여러 가지로 써 본다
% 두 명령은 같은 문제를 풀지만 **쓸 수 있는 자리가 다릅니다.**
%
% | 항목 | place(A,B,p) | acker(A,B,p) |
% |---|---|---|
% | 다입력 시스템 | 된다 | 안 된다 (SISO 전용) |
% | 중근(같은 극을 두 번) | **안 된다** | 된다 |
% | 수치 안정성 | 좋다 | 차수가 높으면 나빠진다 |
% | 권장 | **기본으로 이것을 쓴다** | 중근이 꼭 필요할 때만 |
%
% 중근을 `place` 에 주면 다음과 같은 오류가 납니다.
%
% - `"place" 명령은 rank(B) 보다 큰 중복도를 갖는 극점을 배치할 수 없습니다`
%
% 단입력이면 `rank(B) = 1` 이므로 **같은 극을 두 번 쓸 수 없다**는 뜻입니다.
% 실무에서는 중근을 굳이 쓸 이유가 거의 없으므로
% $-10$ 대신 $-10.0$ 과 $-10.1$ 처럼 아주 조금 떨어뜨려 주면 됩니다.
[~, pB] = plant_dcmotor('position');
Ap = pB.A;  Bp = pB.B;
p_want = [-8 -10 -12];

K_place = place(Ap, Bp, p_want);
K_acker = acker(Ap, Bp, p_want);
fprintf('place : %s\n', mat2str(round(K_place, 4)));
fprintf('acker : %s\n', mat2str(round(K_acker, 4)));
fprintf('두 결과의 최대 차이 : %.2e  (같습니다)\n', max(abs(K_place - K_acker)));

% 정말 원하는 자리에 갔는지 반드시 확인한다
fprintf('\n원한 극점 : %s\n', mat2str(p_want));
fprintf('실제 극점 : %s\n', mat2str(round(sort(eig(Ap - Bp*K_place)).', 4)));

% 중근을 요구하면 place 는 거부한다
try
    place(Ap, Bp, [-10 -10 -12]);
catch ME
    fprintf('\nplace 에 중근을 주면 : %s\n', ME.message);
end
K_rep = acker(Ap, Bp, [-10 -10 -12]);
fprintf('acker 로는 됩니다 : %s\n', mat2str(round(K_rep, 4)));
fprintf('대신 이득이 %.0f %% 커졌습니다. 극을 왼쪽으로 모은 대가입니다.\n', ...
        100*(K_rep(1)/K_place(1) - 1));
%% 13. 오늘의 정리
% - 상태궤환 $u = -Kx$ 는 $A$ 를 $A - BK$ 로 바꾼다
% - 가제어이기만 하면 극점 $n$ 개를 **원하는 자리에 정확히** 놓을 수 있다
% - $K$ 는 계수비교법으로 손계산할 수 있고, `place` / `acker` 가 대신 해 준다
% - `place` 는 중근 불가, `acker` 는 단일입력만. 기본은 **place** 를 쓴다
% - 근궤적과 달리 **정해진 길이 없다.** 자유도가 상태 개수만큼 있다
% - 극배치는 극점만 옮긴다. **어디에 멈출지는 $K_r$ 이나 적분 상태가 정한다**
% - 상태궤환 $+$ 적분 상태 $=$ 사실상 PID. 다만 **미분을 안 해 잡음이 없다**
% - 거꾸로 선 진자의 $+5.72$ 를 좌반면으로 옮겨 **세웠다**
% - **극을 왼쪽으로 보내는 것은 공짜가 아니다.** 제어입력이 폭증한다
% - 유효범위를 정하는 것은 선형화가 아니라 **구동기 토크**다
%% 14. 다음 주 예고
% 오늘 내내 깔려 있던 가정이 하나 있습니다.
%
% **$u = -Kx$ 를 쓰려면 $x$ 를 전부 알아야 합니다.**
%
% 그런데 현실에서는 상태를 전부 잴 수 없습니다.
%
% - 진자에서는 각도만 잰다. 각속도계는 비싸고 잡음이 많다
% - DC 모터에서는 각도만 잰다. 전류를 재려면 센서를 더 달아야 한다
%
% 14주차에서는 **못 재는 상태를 만들어 냅니다.**
%
% - 같은 모델을 컴퓨터 안에서 함께 돌린다
% - 잰 출력과 예상한 출력의 **차이를 보고** 추정을 고친다
% - 이것을 **관측기**라고 한다
%
% 그리고 놀라운 사실 하나를 배웁니다 —
% **제어기 설계와 관측기 설계를 따로 해도 된다** (분리원리).
%
% 12주차에서 확인한 **가관측성**이 그 입장권입니다.
% 거꾸로 선 진자는 각도 하나만 재도 가관측이었습니다. 그러니 됩니다.
